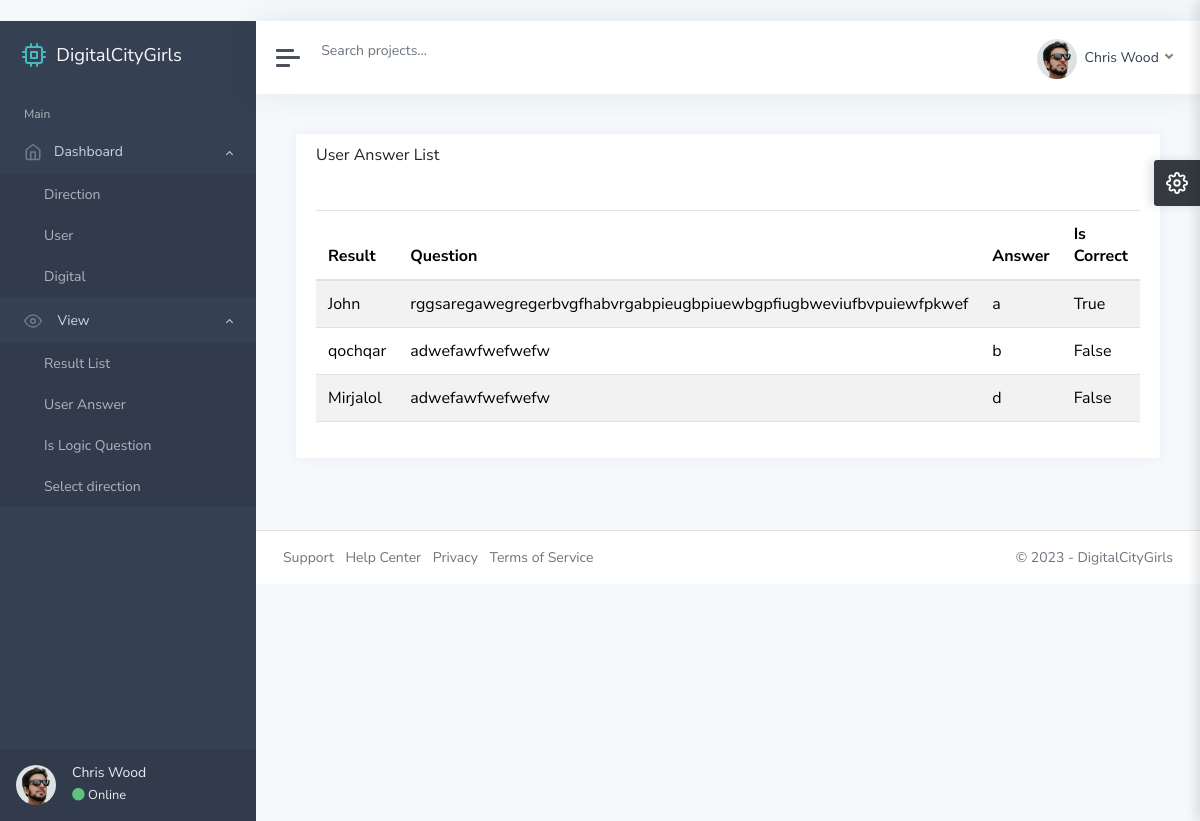
Page /ad/user-answer/ on the committed database.
### main/models.py (models this page shows, shortened)
class UserAnswer(models.Model):
    result = models.ForeignKey(Result, on_delete=models.CASCADE)
    question = models.ForeignKey(IsLogicQuestion, on_delete=models.CASCADE, related_name='question_results')
    answer = models.CharField(max_length=255)
    is_correct = models.BooleanField()

class Result(models.Model):
    question = models.ForeignKey(Direction, on_delete=models.CASCADE)
    user = models.ForeignKey(User, on_delete=models.CASCADE)
    tru_answers = models.IntegerField()
    false_answers = models.IntegerField()
    total_question = models.IntegerField()
    percentage = models.FloatField()

class User(models.Model):
    fullname = models.CharField(max_length=255)
    phone = models.PositiveIntegerField()
    direction = models.ForeignKey(Direction, on_delete=models.CASCADE)
    def __str__(self):
        return self.fullname

class IsLogicQuestion(models.Model):
    direction = models.ForeignKey(Direction, on_delete=models.CASCADE, null=False)
    is_logic_question = RichTextUploadingField()
    def __str__(self):
        return self.is_logic_question

### adminstrator/views.py (the view)
# urls.py: path("user-answer/", user_answer_view, name='user-answer'),
def user_answer_view(request):
    context = {
        "user_answer": UserAnswer.objects.all(),
    }
    return render(request, "user-answer.html", context)

### template/user-answer.html (shortened to what this page needs)
﻿{% extends 'base.html' %}
{% load static %}
{% block content %}
			<main class="content">
				<div class="container-fluid p-0">
					<div class="row">
						<div class="col-12 col-xl-12">
							<div class="card">
								<div class="card-header">
									<h5 class="card-title">User Answer List</h5>
								</div>
								<div class="card-body">
									<table id="datatables-basic" class="table table-striped" style="width:100%">
										<thead>
											<tr>
												<th>Result</th>
												<th>Question</th>
												<th>Answer</th>
												<th>Is Correct</th>
											</tr>
										</thead>
										<tbody>
										{% for i in user_answer %}
											<tr>
												<td>{{ i.result.user }}</td>
												<td>{{ i.question|slice:":15"|safe }}</td>
												<td>{{ i.answer }}</td>
												<td>{{ i.is_correct }}</td>
											</tr>
										{% endfor %}
										</tbody>
									</table>
								</div>
							</div>
						</div>
					</div>
				</div>
			</main>
{% endblock content %}

### template/base.html (style rules this page uses)
body { opacity: 0; }

### rows in the picture
UserAnswer: result.user "John", question "rggsaregawegregerbvgfhabvrgabpieugbpiuewbgpfiugbweviufbvpuiewfpkwef", answer "a", is_correct "True"
UserAnswer: result.user "qochqar", question "adwefawfwefwefw", answer "b", is_correct "False"
UserAnswer: result.user "Mirjalol", question "adwefawfwefwefw", answer "d", is_correct "False"
